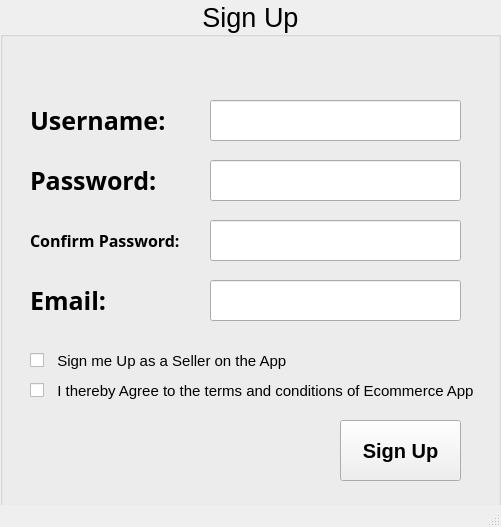
<?xml version="1.0" encoding="UTF-8"?>
<ui version="4.0">
 <class>MainWindow2</class>
 <widget class="QMainWindow" name="MainWindow2">
  <property name="geometry">
   <rect>
    <x>0</x>
    <y>0</y>
    <width>501</width>
    <height>527</height>
   </rect>
  </property>
  <property name="windowTitle">
   <string>MainWindow</string>
  </property>
  <widget class="QWidget" name="centralwidget">
   <widget class="QGroupBox" name="groupBox">
    <property name="geometry">
     <rect>
      <x>0</x>
      <y>0</y>
      <width>501</width>
      <height>511</height>
     </rect>
    </property>
    <property name="font">
     <font>
      <pointsize>20</pointsize>
     </font>
    </property>
    <property name="autoFillBackground">
     <bool>true</bool>
    </property>
    <property name="title">
     <string>Sign Up</string>
    </property>
    <property name="alignment">
     <set>Qt::AlignCenter</set>
    </property>
    <widget class="QLineEdit" name="lineEdit_Username">
     <property name="geometry">
      <rect>
       <x>210</x>
       <y>100</y>
       <width>251</width>
       <height>41</height>
      </rect>
     </property>
    </widget>
    <widget class="QLabel" name="label_Username">
     <property name="geometry">
      <rect>
       <x>30</x>
       <y>100</y>
       <width>151</width>
       <height>41</height>
      </rect>
     </property>
     <property name="font">
      <font>
       <family>Rockwell</family>
       <pointsize>19</pointsize>
       <italic>false</italic>
       <bold>true</bold>
      </font>
     </property>
     <property name="text">
      <string>Username:</string>
     </property>
    </widget>
    <widget class="QLineEdit" name="lineEdit_Password">
     <property name="geometry">
      <rect>
       <x>210</x>
       <y>160</y>
       <width>251</width>
       <height>41</height>
      </rect>
     </property>
     <property name="echoMode">
      <enum>QLineEdit::Password</enum>
     </property>
    </widget>
    <widget class="QLabel" name="label_Password">
     <property name="geometry">
      <rect>
       <x>30</x>
       <y>160</y>
       <width>151</width>
       <height>41</height>
      </rect>
     </property>
     <property name="font">
      <font>
       <family>Rockwell</family>
       <pointsize>19</pointsize>
       <italic>false</italic>
       <bold>true</bold>
      </font>
     </property>
     <property name="text">
      <string>Password:</string>
     </property>
    </widget>
    <widget class="QLineEdit" name="lineEdit_Confirm_Password">
     <property name="geometry">
      <rect>
       <x>210</x>
       <y>220</y>
       <width>251</width>
       <height>41</height>
      </rect>
     </property>
     <property name="text">
      <string/>
     </property>
     <property name="echoMode">
      <enum>QLineEdit::Password</enum>
     </property>
    </widget>
    <widget class="QLabel" name="label_Confirm_Password">
     <property name="geometry">
      <rect>
       <x>30</x>
       <y>220</y>
       <width>151</width>
       <height>41</height>
      </rect>
     </property>
     <property name="font">
      <font>
       <family>Rockwell</family>
       <pointsize>12</pointsize>
       <italic>false</italic>
       <bold>true</bold>
      </font>
     </property>
     <property name="text">
      <string>Confirm Password:</string>
     </property>
     <property name="alignment">
      <set>Qt::AlignLeading|Qt::AlignLeft|Qt::AlignVCenter</set>
     </property>
    </widget>
    <widget class="QLineEdit" name="lineEdit_Email">
     <property name="geometry">
      <rect>
       <x>210</x>
       <y>280</y>
       <width>251</width>
       <height>41</height>
      </rect>
     </property>
    </widget>
    <widget class="QLabel" name="label_Email">
     <property name="geometry">
      <rect>
       <x>30</x>
       <y>280</y>
       <width>151</width>
       <height>41</height>
      </rect>
     </property>
     <property name="font">
      <font>
       <family>Rockwell</family>
       <pointsize>19</pointsize>
       <italic>false</italic>
       <bold>true</bold>
      </font>
     </property>
     <property name="text">
      <string>Email:</string>
     </property>
    </widget>
    <widget class="QCheckBox" name="CheckBox_Terms_and_conditions">
     <property name="geometry">
      <rect>
       <x>30</x>
       <y>370</y>
       <width>461</width>
       <height>41</height>
      </rect>
     </property>
     <property name="font">
      <font>
       <pointsize>11</pointsize>
       <italic>false</italic>
       <bold>false</bold>
      </font>
     </property>
     <property name="text">
      <string>  I thereby Agree to the terms and conditions of Ecommerce App</string>
     </property>
    </widget>
    <widget class="QPushButton" name="Button_Sign_up">
     <property name="geometry">
      <rect>
       <x>340</x>
       <y>420</y>
       <width>121</width>
       <height>61</height>
      </rect>
     </property>
     <property name="font">
      <font>
       <pointsize>15</pointsize>
       <italic>false</italic>
       <bold>true</bold>
      </font>
     </property>
     <property name="text">
      <string>Sign Up</string>
     </property>
    </widget>
    <widget class="QCheckBox" name="CheckBox_Terms_and_conditions_2">
     <property name="geometry">
      <rect>
       <x>30</x>
       <y>340</y>
       <width>431</width>
       <height>41</height>
      </rect>
     </property>
     <property name="font">
      <font>
       <pointsize>11</pointsize>
       <italic>false</italic>
       <bold>false</bold>
      </font>
     </property>
     <property name="text">
      <string>  Sign me Up as a Seller on the App</string>
     </property>
    </widget>
   </widget>
  </widget>
  <widget class="QMenuBar" name="menubar">
   <property name="geometry">
    <rect>
     <x>0</x>
     <y>0</y>
     <width>501</width>
     <height>22</height>
    </rect>
   </property>
  </widget>
  <widget class="QStatusBar" name="statusbar"/>
 </widget>
 <resources/>
 <connections/>
</ui>
